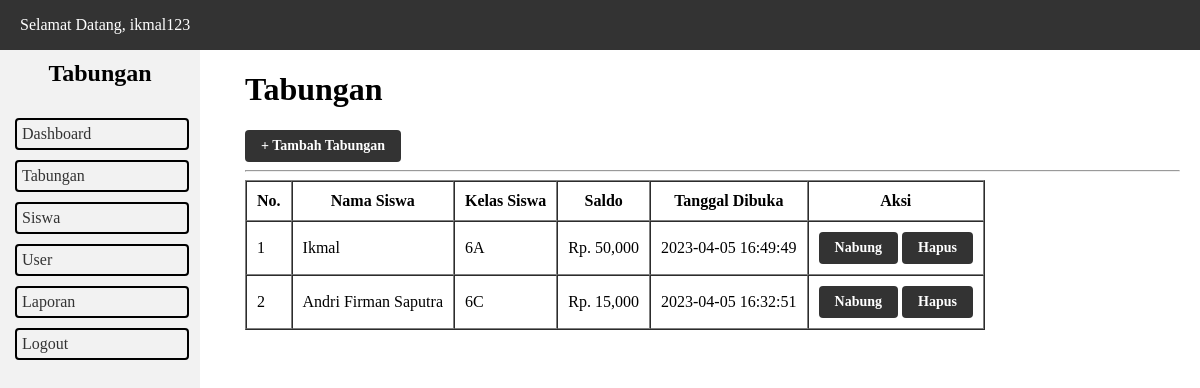
The app's page /tabungan.php (signed in), older data.
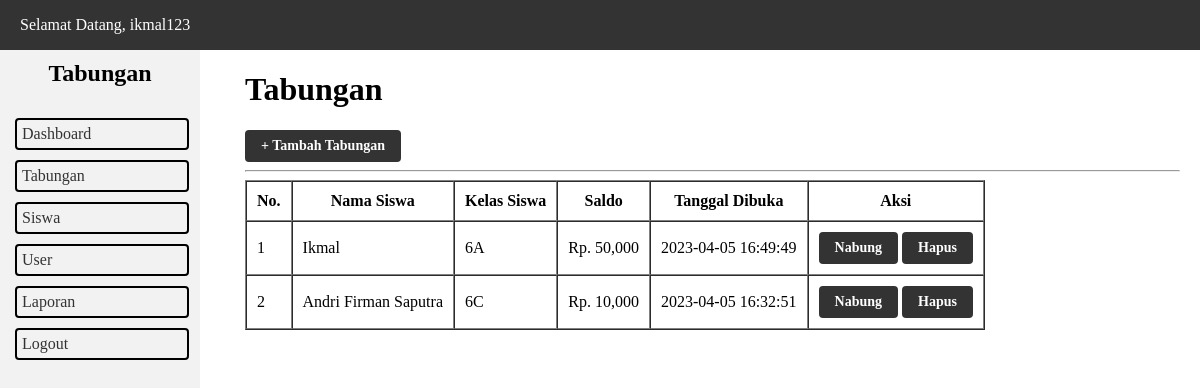
The same page, newer data.
### tables this page shows
CREATE TABLE `tabungan` (
  `id_tabungan` int(11) NOT NULL,
  `id_siswa` int(11) NOT NULL,
  `saldo` int(11) NOT NULL,
  `tanggal_dibuka` datetime NOT NULL
);

CREATE TABLE `siswa` (
  `id_siswa` int(11) NOT NULL,
  `nama_siswa` varchar(50) NOT NULL,
  `kelas_siswa` varchar(2) NOT NULL
);

### tabungan.php (the view, shortened to what this page needs)
<?php
	require_once 'koneksi.php';
	$tabungan = mysqli_query($koneksi, "SELECT * FROM tabungan INNER JOIN siswa ON tabungan.id_siswa = siswa.id_siswa ORDER BY kelas_siswa ASC, nama_siswa ASC");
 ?>
<!DOCTYPE html>
<html lang="en">
<head>
	<link rel="stylesheet" href="style.css">
</head>
<body>
  <?php include_once 'include/topbar.php'; ?>
  <?php include_once 'include/sidebar.php'; ?>
  <main>
  	<h1>Tabungan</h1>
  	<a href="tambah_tabungan.php" class="button">+ Tambah Tabungan</a>
  	<hr>
  	<table border="1" cellspacing="0" cellpadding="10">
  		<thead>
  			<tr>
  				<th>No.</th>
  				<th>Nama Siswa</th>
  				<th>Kelas Siswa</th>
  				<th>Saldo</th>
  				<th>Tanggal Dibuka</th>
  				<th>Aksi</th>
  			</tr>
  		</thead>
  		<tbody>
  			<?php $i = 1; ?>
  			<?php foreach ($tabungan as $dt): ?>
  				<tr>
  					<td><?= $i++; ?></td>
  					<td><?= ucwords($dt['nama_siswa']); ?></td>
  					<td><?= strtoupper($dt['kelas_siswa']); ?></td>
  					<td>Rp. <?= number_format($dt['saldo']); ?></td>
  					<td><?= $dt['tanggal_dibuka']; ?></td>
  					<td>
  						<a href="riwayat_tabungan.php?id_tabungan=<?= $dt['id_tabungan']; ?>" class="button">Nabung</a>
  						<a href="hapus_tabungan.php?id_tabungan=<?= $dt['id_tabungan']; ?>" class="button" onclick="return confirm('Apakah Anda yakin ingin menghapus Tabungan <?= ucwords($dt['nama_siswa']); ?>?')">Hapus</a>
  					</td>
  				</tr>
  			<?php endforeach ?>
  		</tbody>
  	</table>
  </main>
</body>
</html>

Row changes from the older to the newer data that the page shows:
changed tabungan "Andri Firman Saputra": saldo "15,000" → "10,000"
